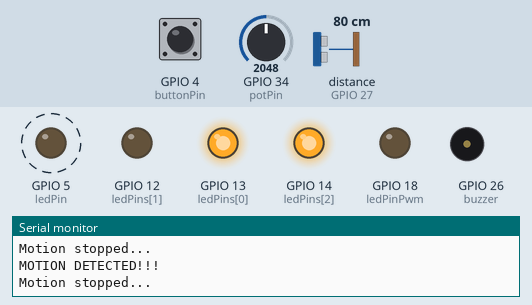
Recording of a sketch running on a simulated ESP32. Shown: output pins drawn as LEDs (lit = HIGH), buzzer (waves = sounding), the last lines printed to the serial monitor. Wiring (inferred from the names in the program): range finder with pulse-width output: data GPIO 27. Dashed ring = blinking. Inputs (shaded band) come from the test bench; at power-on: GPIO 34 (potPin) = 2048, distance to the obstacle (sensor on GPIO 27) 80 cm, GPIO 4 (buttonPin) LOW.

Above: at 1.2 s.
1.3 s: GPIO 34 (potPin) set to 2866
At 1.54 s:
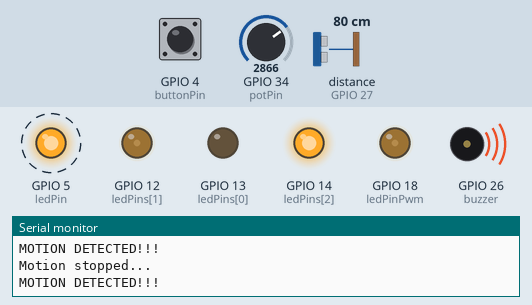
4.3 s: GPIO 34 (potPin) set to 3603
At 4.49 s:
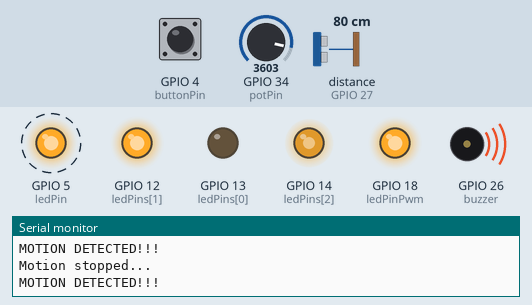
7.3 s: distance to the obstacle (sensor on GPIO 27) set to 6 cm
10.3 s: distance to the obstacle (sensor on GPIO 27) set to 4 cm
13.3 s: GPIO 34 (potPin) set to 4095
At 13.7 s:
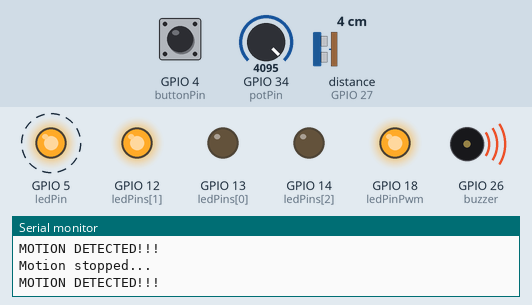
16.3 s: GPIO 34 (potPin) set to 2047
At 16.74 s:
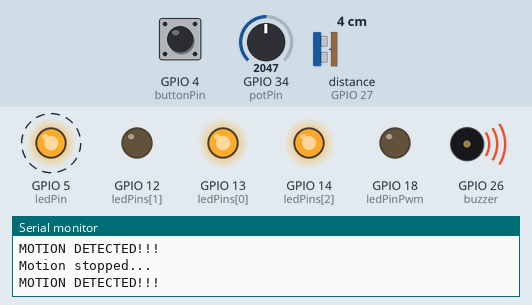
Timing chart, 0 to 20.3 s (numbered marks = the images above; inputs shaded):
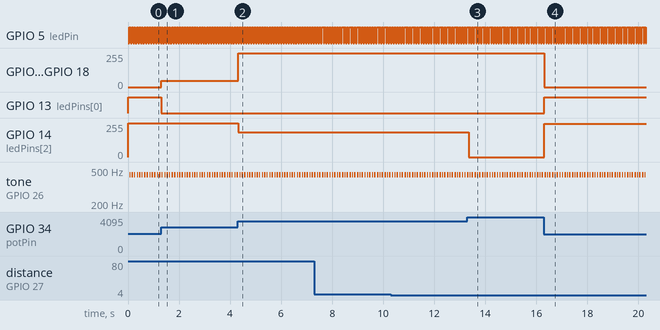

Measured:
- after the input at 1.3 s, GPIO 12 (ledPins[1]), GPIO 18 (ledPinPwm): 0/255 → 46/255 at once; GPIO 13 (ledPins[0]): HIGH → LOW at once
- after the input at 4.3 s, GPIO 12 (ledPins[1]), GPIO 18 (ledPinPwm): 46/255 → 255/255 at once; GPIO 14 (ledPins[2]): 255/255 → 186/255 at once
- after the input at 13.3 s, GPIO 14 (ledPins[2]): 186/255 → 0/255 after 0.05 s
- after the input at 16.3 s, GPIO 12 (ledPins[1]), GPIO 18 (ledPinPwm): 255/255 → 0/255 at once; GPIO 13 (ledPins[0]): LOW → HIGH at once; GPIO 14 (ledPins[2]): 0/255 → 249/255 at once
- by itself, GPIO 5 (ledPin): alternates HIGH for 0.06 s and LOW for 0.04 s
- by itself, tone on GPIO 26 (buzzer): alternates 440 Hz for 0.05 s and silent for 0.04 s

The sketch:

esp_32_pir_motion.ino
```cpp
#include "pitches.h"
#define timeSeconds 2

// the number of the LED pin
const int ledPinPwm = 18;  // 16 corresponds to GPIO16
int ledPins[] = { 13, 12, 14 };
const byte chns[] = { 1, 2, 3 };
int red, green, blue;

const int PRINT_EVERY = 50;

// setting PWM properties
const int freq = 5000;
const int ledChannel = 0;
const int resolution = 8;
int countPrint = 0;

// set pin numbers
const int buttonPin = 4;  // the number of the pushbutton pin
const int ledPin = 5;     // the number of the LED pin
const int potPin = 34;
const int buzzer = 26;
const int motionSensor = 27;
unsigned long now = millis();
unsigned long lastTrigger = 0;
boolean startTimer = false;
boolean motion = false;

void beep(int note, int duration) {
  tone(buzzer, note, duration);
  delay(duration);
}
void IRAM_ATTR detectsMovement() {
  digitalWrite(ledPin, HIGH);
  startTimer = true;
  lastTrigger = millis();
}

// variable for storing the pushbutton status
void setup() {
  Serial.begin(115200);
  pinMode(buttonPin, INPUT);  // initialize the pushbutton pin as an input
  pinMode(ledPin, OUTPUT);    // initialize the LED pin as an output
  pinMode(motionSensor, INPUT_PULLUP);
  pinMode(buzzer, OUTPUT);
  attachInterrupt(digitalPinToInterrupt(motionSensor), detectsMovement, RISING);

  ledcSetup(ledChannel, freq, resolution);
  ledcAttachPin(ledPinPwm, ledChannel);

  for (int i = 0; i < 3; i++) {
    ledcSetup(chns[i], freq, 8);
    ledcAttachPin(ledPins[i], chns[i]);
  }
}

void loop() {
  now = millis();

  if ((digitalRead(ledPin) == HIGH) && (motion == false)) {
    Serial.println("MOTION DETECTED!!!");
    beep(NOTE_A4, 50);
    motion = true;
  }
  // Turn off the LED after the number of seconds defined in the timeSeconds variable
  if (startTimer && (now - lastTrigger > (timeSeconds * 1000))) {
    Serial.println("Motion stopped...");
    digitalWrite(ledPin, LOW);
    startTimer = false;
    motion = false;
  }

  checkButton();
  potMeter();
  // fadeInFadeOut();
  delay(20);
  if (countPrint % PRINT_EVERY == 0) {
    countPrint = 1;
  } else {
    countPrint++;
  }
}

void fadeInFadeOut() {
  // increase the LED brightness
  for (int dutyCycle = 0; dutyCycle <= 255; dutyCycle++) {  // changing the LED brightness with PWM
    ledcWrite(ledChannel, dutyCycle);
    delay(1);
  }
  delay(50);
  // decrease the LED brightness
  for (int dutyCycle = 255; dutyCycle >= 0; dutyCycle--) {  // changing the LED brightness with PWM
    ledcWrite(ledChannel, dutyCycle);
    delay(1);
  }
}

int potMeter() {
  int potValue = analogRead(potPin);
  int degrees = map(potValue, 0, 4095, 0, 360);
  float potFloat = degrees / 360.0;
  if (countPrint % PRINT_EVERY == 0) {
    // Serial.println(potValue);
    Serial.print("pot: ");
    Serial.print(potValue);
    Serial.print(", degress: ");
    Serial.print(degrees);
    Serial.print(", ");
    Serial.print(potFloat * 100);
    Serial.println("%");
  }
  setColor(potFloat);
  return potValue;
}

void checkButton() {
  int buttonState = digitalRead(buttonPin);
  if (countPrint % PRINT_EVERY == 0) {
    Serial.print("Button: ");     // check if the pushbutton is pressed.
    Serial.println(buttonState);  // check if the pushbutton is pressed.
  }
  if (buttonState == HIGH) {
    Serial.print("Button: ");     // check if the pushbutton is pressed.
    Serial.println(buttonState);  // check if the pushbutton is pressed.
                                  // turn LED on
                                  // digitalWrite(ledPin, HIGH);
    digitalWrite(buzzer, HIGH);
  } else {
    // turn LED off
    digitalWrite(buzzer, LOW);
  }
}

void setColor(float h) {
  float s = 1.0;
  float l = 0.5;
  float q = l < 0.5 ? l * (1 + s) : l + s - l * s;
  float p = 2 * l - q;
  int r = hue2rgb(p, q, h + 1. / 3) * 255;
  int g = hue2rgb(p, q, h) * 255;
  int b = hue2rgb(p, q, h - 1. / 3) * 255;
  if (countPrint % PRINT_EVERY == 0) {
    Serial.print("rgb: ");
    Serial.print(r);
    Serial.print(", ");
    Serial.print(g);
    Serial.print(", ");
    Serial.println(b);
  }
  setColor(r, g, b);
}

void setColor(byte r, byte g, byte b) {
  ledcWrite(chns[0], g);
  ledcWrite(chns[1], r);
  ledcWrite(chns[2], b);
  ledcWrite(ledChannel, r);
}


float hue2rgb(float p, float q, float t) {
  if (t < 0)
    t += 1;
  if (t > 1)
    t -= 1;
  if (t < 1. / 6)
    return p + (q - p) * 6 * t;
  if (t < 1. / 2)
    return q;
  if (t < 2. / 3)
    return p + (q - p) * (2. / 3 - t) * 6;
  return p;
}
```

pitches.h
```cpp
/*************************************************
 * Public Constants
 *************************************************/

#define NOTE_B0  31
#define NOTE_C1  33
#define NOTE_CS1 35
#define NOTE_D1  37
#define NOTE_DS1 39
#define NOTE_E1  41
#define NOTE_F1  44
#define NOTE_FS1 46
#define NOTE_G1  49
#define NOTE_GS1 52
#define NOTE_A1  55
#define NOTE_AS1 58
#define NOTE_B1  62
#define NOTE_C2  65
#define NOTE_CS2 69
#define NOTE_D2  73
#define NOTE_DS2 78
#define NOTE_E2  82
#define NOTE_F2  87
#define NOTE_FS2 93
#define NOTE_G2  98
#define NOTE_GS2 104
#define NOTE_A2  110
#define NOTE_AS2 117
#define NOTE_B2  123
#define NOTE_C3  131
#define NOTE_CS3 139
#define NOTE_D3  147
#define NOTE_DS3 156
#define NOTE_E3  165
#define NOTE_F3  175
#define NOTE_FS3 185
#define NOTE_G3  196
#define NOTE_GS3 208
#define NOTE_A3  220
#define NOTE_AS3 233
#define NOTE_B3  247
#define NOTE_C4  262
#define NOTE_CS4 277
#define NOTE_D4  294
#define NOTE_DS4 311
#define NOTE_E4  330
#define NOTE_F4  349
#define NOTE_FS4 370
#define NOTE_G4  392
#define NOTE_GS4 415
#define NOTE_A4  440
#define NOTE_AS4 466
#define NOTE_B4  494
#define NOTE_C5  523
#define NOTE_CS5 554
#define NOTE_D5  587
#define NOTE_DS5 622
#define NOTE_E5  659
#define NOTE_F5  698
#define NOTE_FS5 740
#define NOTE_G5  784
#define NOTE_GS5 831
#define NOTE_A5  880
#define NOTE_AS5 932
#define NOTE_B5  988
#define NOTE_C6  1047
#define NOTE_CS6 1109
#define NOTE_D6  1175
#define NOTE_DS6 1245
#define NOTE_E6  1319
#define NOTE_F6  1397
#define NOTE_FS6 1480
#define NOTE_G6  1568
#define NOTE_GS6 1661
#define NOTE_A6  1760
#define NOTE_AS6 1865
#define NOTE_B6  1976
#define NOTE_C7  2093
#define NOTE_CS7 2217
#define NOTE_D7  2349
#define NOTE_DS7 2489
#define NOTE_E7  2637
#define NOTE_F7  2794
#define NOTE_FS7 2960
#define NOTE_G7  3136
#define NOTE_GS7 3322
#define NOTE_A7  3520
#define NOTE_AS7 3729
#define NOTE_B7  3951
#define NOTE_C8  4186
#define NOTE_CS8 4435
#define NOTE_D8  4699
#define NOTE_DS8 4978
 
```
